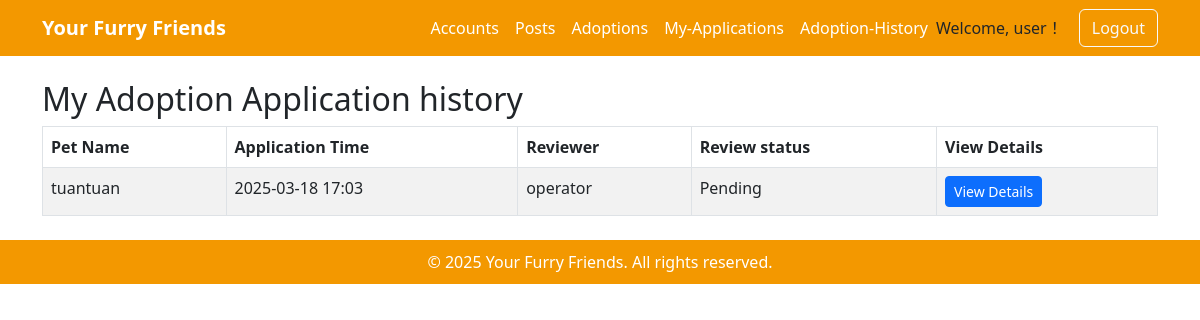
Screenshot of /adoptions/history/ (signed in) with the database file from the repository.
### accounts/models.py (models this page shows, shortened)
class User(AbstractUser):
    email = models.EmailField(unique=False, blank=True, null=True) # 改为了false（允许了多个用户注册）
    username = models.CharField(max_length=50, unique=True)  # 自定义用户名长度
    phone_no = models.CharField(max_length=15, unique=True, null=True, blank=True)
    address = models.TextField(null=True, blank=True)
    birthday = models.DateField(null=True, blank=True)
    title = models.CharField(max_length=50, null=True, blank=True)
    user_type = models.CharField(
        max_length=20,
        choices=[('User', 'User'), ('Admin', 'Admin')],
        default='User'
    )  # 用户类型（普通用户 / 管理员）
    status = models.CharField(
        max_length=10,
        choices=[('Active', 'Active'), ('Banned', 'Banned')],
        default='Active'
    )  # 用户状态
    user_image = models.ImageField(upload_to='user_images/', null=True, blank=True)
    created_at = models.DateTimeField(auto_now_add=True)
    updated_at = models.DateTimeField(auto_now=True)

### adoptions/models.py (models this page shows, shortened)
class AdoptionReview(models.Model):
    adopt_review_id = models.AutoField(primary_key=True)
    pet = models.ForeignKey(Pet, on_delete=models.CASCADE)
    adopter_username = models.ForeignKey(User, on_delete=models.CASCADE, related_name="adoption_requests")
    operator_username = models.ForeignKey(User, on_delete=models.SET_NULL, null=True, blank=True, related_name="processed_reviews")
    status = models.CharField(
        max_length=20,
        choices=[('Pending', 'Pending'), ('Approved', 'Approved'), ('Rejected', 'Rejected')],
        default='Pending'
    )  # 审核状态
    applied_at = models.DateTimeField(auto_now_add=True)

### posts/models.py (models this page shows, shortened)
class Pet(models.Model):
    pet_id = models.AutoField(primary_key=True)
    name = models.CharField(max_length=100)
    sex = models.CharField(max_length=10, choices=[('Male', 'Male'), ('Female', 'Female')])
    age = models.CharField(max_length=10, choices=[('Young', 'Young'), ('Adult', 'Adult')])
    weight = models.FloatField()
    breed = models.CharField(max_length=100, blank=True, null=True)
    size = models.CharField(max_length=50, choices=[('Small', 'Small'), ('Medium', 'Medium'), ('Large', 'Large')])
    status = models.CharField(max_length=20, choices=[('Available', 'Available'), ('Adopted', 'Adopted')], default='Available')
    posted_by = models.ForeignKey(settings.AUTH_USER_MODEL, on_delete=models.CASCADE)  # 关联用户
    created_at = models.DateTimeField(auto_now_add=True)
    type = models.CharField(max_length=50, choices=[('Dog', 'Dog'), ('Cat', 'Cat')])

### adoptions/views.py (the view)
# urls.py: path('history/', views.adoption_history, name='adoption_history'),
@login_required
def adoption_history(request):
    username = request.user.username
    history_list = AdoptionReview.objects.filter(adopter_username__username=username)
    context = {
        'history_list': history_list,
    }
    return render(request, 'adoptions/adoption_history.html', context)

### templates/adoptions/adoption_history.html
{% extends 'adoptions/base.html' %}
{% block content %}
<div class="container mt-4">
  <h2>My Adoption Application history</h2>
  <table class="table table-bordered table-striped">
    <thead>
      <tr>
        <th>Pet Name</th>
        <th>Application Time</th>
        <th>Reviewer</th>
        <th>Review status</th>
        <th>View Details</th>
      </tr>
    </thead>
    <tbody>
      {% for history in history_list %}
      <tr>
        <td>{{ history.pet.name }}</td>
        <td>{{ history.applied_at|date:"Y-m-d H:i" }}</td>
        <td>
          {% if history.operator_username %}
            {{ history.operator_username.username }}
          {% else %}
            Error！
          {% endif %}
        </td>
        <td>{{ history.get_status_display }}</td>
        <td>
          <a href="{% url 'pet_detail' history.pet.id %}" class="btn btn-primary btn-sm">View Details</a>
        </td>
      </tr>
      {% empty %}
      <tr>
        <td colspan="5">There are no records of the application</td>
      </tr>
      {% endfor %}
    </tbody>
  </table>
</div>
{% endblock %}

### templates/adoptions/base.html (shortened to what this page needs)
{% load static %}
<!DOCTYPE html>
<html lang="en">
<head>
  <link
    href="https://cdn.jsdelivr.net/npm/bootstrap@5.2.3/dist/css/bootstrap.min.css"
    rel="stylesheet"
  >
</head>
<body>
<nav class="navbar navbar-expand-lg">
  <div class="container">
    <a class="navbar-brand fw-bold" href={%  url 'adoptions:available_pets' %}>Your Furry Friends</a>
    <div class="collapse navbar-collapse" id="navbarNav">
      <ul class="navbar-nav ms-auto">
          <li class="nav-item">
          <a class="nav-link" href={% url 'accounts:profile' %}>Accounts</a>
        </li>
        <li class="nav-item">
          <a class="nav-link" href={% url 'posts:postPet' %}>Posts</a>
        </li>
        <li class="nav-item">
          <a class="nav-link" href={% url 'adoptions:available_pets' %}> Adoptions</a>
        </li>
        <li class="nav-item">
          <a class="nav-link" href={% url 'adoptions:my_application' %}>My-Applications</a>
        </li>
        <li class="nav-item">
          <a class="nav-link" href={% url 'adoptions:adoption_history' %}>Adoption-History</a>
        </li>
          <div class="d-flex align-items-center">
        {% if user.is_authenticated %}
          <span class="me-3">Welcome, {{ user.username }}！</span>
          <form method="post" action="{% url 'accounts:yfLogin' %}" class="mb-0">
            <button type="submit" class="btn btn-outline-light">Logout</button>
          </form>
        {% else %}
          <a class="nav-link" href="{% url 'accounts:yfLogin' %}">Login</a>
        {% endif %}
      </div>
      </ul>
    </div>
  </div>
</nav>
<main class="my-4">
  {% block content %}{% endblock %}
</main>
<footer>
  <div class="container">
    <p class="mb-0">© 2025 Your Furry Friends. All rights reserved.</p>
  </div>
</footer>
</body>
</html>

### templates/adoptions/base.html (style rules this page uses)
:root { --main-orange: #f39800; }
.navbar { background-color: var(--main-orange); }
.navbar .navbar-brand, .navbar .nav-link { color: #fff !important; }
footer { background-color: var(--main-orange); color: #fff; padding: 10px 0; text-align: center; margin-top: 20px; }

### rows the page displays
User: username "user"
AdoptionReview: pet.name "tuantuan", applied_at "2025-03-18 17:03", operator_username.username "operator", status "Pending"
